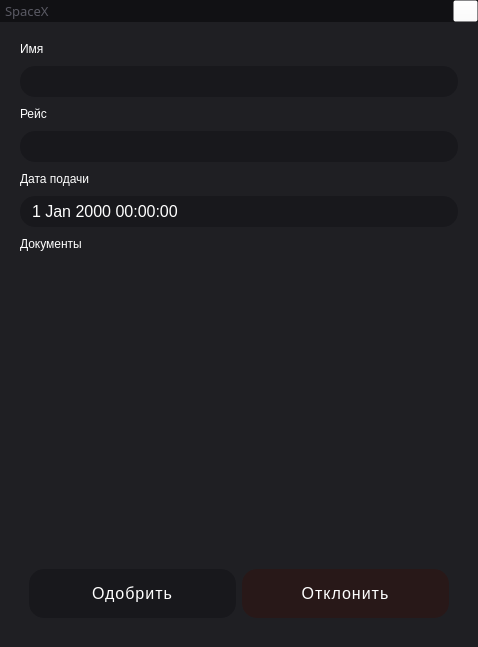
<?xml version="1.0" encoding="UTF-8"?>
<ui version="4.0">
 <class>Form</class>
 <widget class="QWidget" name="Form">
  <property name="geometry">
   <rect>
    <x>0</x>
    <y>0</y>
    <width>478</width>
    <height>647</height>
   </rect>
  </property>
  <property name="windowTitle">
   <string>Form</string>
  </property>
  <property name="styleSheet">
   <string notr="true">#ButtonClose {
	background-color: rgba(255, 255, 255, 0);
}

#NavBar {
	background-color: #111114;
}

#NavBar_Title, #NavBar_User {
	color: #595963;
	margin-left: 2px;
}

#Main {
	background:#1f1f23;
	color: #fff;
}

QLabel {
	color: #fff;
}

QLineEdit, QComboBox, QSpinBox, QDateTimeEdit {
	border-radius: 15px;
	background-color: #18181c;
    color: #fff;
	font-size: 16px;
	padding: 5px 10px;
	white-space: none;
}</string>
  </property>
  <layout class="QVBoxLayout" name="verticalLayout">
   <property name="spacing">
    <number>0</number>
   </property>
   <property name="leftMargin">
    <number>0</number>
   </property>
   <property name="topMargin">
    <number>0</number>
   </property>
   <property name="rightMargin">
    <number>0</number>
   </property>
   <property name="bottomMargin">
    <number>0</number>
   </property>
   <item>
    <widget class="QWidget" name="NavBar" native="true">
     <property name="maximumSize">
      <size>
       <width>16777215</width>
       <height>25</height>
      </size>
     </property>
     <property name="cursor">
      <cursorShape>OpenHandCursor</cursorShape>
     </property>
     <layout class="QHBoxLayout">
      <property name="spacing">
       <number>0</number>
      </property>
      <property name="leftMargin">
       <number>0</number>
      </property>
      <property name="topMargin">
       <number>0</number>
      </property>
      <property name="rightMargin">
       <number>0</number>
      </property>
      <property name="bottomMargin">
       <number>0</number>
      </property>
      <item>
       <widget class="QLabel" name="NavBar_Title">
        <property name="font">
         <font>
          <family>Montserrat Medium</family>
          <pointsize>10</pointsize>
         </font>
        </property>
        <property name="cursor">
         <cursorShape>OpenHandCursor</cursorShape>
        </property>
        <property name="text">
         <string>SpaceX</string>
        </property>
       </widget>
      </item>
      <item>
       <spacer name="Spacer1">
        <property name="orientation">
         <enum>Qt::Horizontal</enum>
        </property>
        <property name="sizeHint" stdset="0">
         <size>
          <width>40</width>
          <height>20</height>
         </size>
        </property>
       </spacer>
      </item>
      <item>
       <widget class="QPushButton" name="ButtonClose">
        <property name="maximumSize">
         <size>
          <width>25</width>
          <height>25</height>
         </size>
        </property>
        <property name="cursor">
         <cursorShape>PointingHandCursor</cursorShape>
        </property>
        <property name="autoFillBackground">
         <bool>false</bool>
        </property>
        <property name="text">
         <string/>
        </property>
        <property name="icon">
         <iconset>
          <normaloff>../img/close-icon.png</normaloff>../img/close-icon.png</iconset>
        </property>
        <property name="iconSize">
         <size>
          <width>25</width>
          <height>25</height>
         </size>
        </property>
       </widget>
      </item>
     </layout>
    </widget>
   </item>
   <item>
    <widget class="QWidget" name="Main" native="true">
     <layout class="QVBoxLayout" name="verticalLayout_2">
      <property name="spacing">
       <number>10</number>
      </property>
      <property name="leftMargin">
       <number>20</number>
      </property>
      <property name="topMargin">
       <number>20</number>
      </property>
      <property name="rightMargin">
       <number>20</number>
      </property>
      <property name="bottomMargin">
       <number>20</number>
      </property>
      <item>
       <widget class="QLabel" name="NameLabel">
        <property name="text">
         <string>Имя</string>
        </property>
       </widget>
      </item>
      <item>
       <widget class="QLineEdit" name="NameEdit">
        <property name="readOnly">
         <bool>true</bool>
        </property>
       </widget>
      </item>
      <item>
       <widget class="QLabel" name="FlightLabel">
        <property name="text">
         <string>Рейс</string>
        </property>
       </widget>
      </item>
      <item>
       <widget class="QLineEdit" name="FlightEdit"/>
      </item>
      <item>
       <widget class="QLabel" name="DateTimeLabel">
        <property name="text">
         <string>Дата подачи</string>
        </property>
       </widget>
      </item>
      <item>
       <widget class="QDateTimeEdit" name="DateTimeEdit">
        <property name="frame">
         <bool>true</bool>
        </property>
        <property name="readOnly">
         <bool>true</bool>
        </property>
        <property name="buttonSymbols">
         <enum>QAbstractSpinBox::NoButtons</enum>
        </property>
       </widget>
      </item>
      <item>
       <widget class="QLabel" name="DocsLabel">
        <property name="text">
         <string>Документы</string>
        </property>
       </widget>
      </item>
      <item>
       <widget class="QScrollArea" name="Docs">
        <property name="styleSheet">
         <string notr="true">background-color: rgba(255, 255, 255, 0);
border: 0px;</string>
        </property>
        <property name="frameShape">
         <enum>QFrame::NoFrame</enum>
        </property>
        <property name="frameShadow">
         <enum>QFrame::Plain</enum>
        </property>
        <property name="verticalScrollBarPolicy">
         <enum>Qt::ScrollBarAlwaysOff</enum>
        </property>
        <property name="widgetResizable">
         <bool>true</bool>
        </property>
        <widget class="QWidget" name="Content">
         <property name="geometry">
          <rect>
           <x>0</x>
           <y>0</y>
           <width>438</width>
           <height>148</height>
          </rect>
         </property>
         <layout class="QHBoxLayout" name="horizontalLayout"/>
        </widget>
       </widget>
      </item>
      <item>
       <spacer name="Spacer">
        <property name="orientation">
         <enum>Qt::Vertical</enum>
        </property>
        <property name="sizeHint" stdset="0">
         <size>
          <width>20</width>
          <height>40</height>
         </size>
        </property>
       </spacer>
      </item>
      <item>
       <widget class="QWidget" name="horizontalWidget" native="true">
        <property name="styleSheet">
         <string notr="true">QPushButton {
	border-radius: 15px;
	background-color: #18181c;
    color: #fff;
	font-size: 16px;
	letter-spacing: 1px;
	padding: 15px;
}

QPushButton:hover {
	background-color: #1f1f23;
    color: #fff;
}

#NoButton {
	background: rgb(40, 24, 24)
}</string>
        </property>
        <layout class="QHBoxLayout" name="Buttons">
         <item>
          <widget class="QPushButton" name="YesButton">
           <property name="text">
            <string>Одобрить</string>
           </property>
          </widget>
         </item>
         <item>
          <widget class="QPushButton" name="NoButton">
           <property name="text">
            <string>Отклонить</string>
           </property>
          </widget>
         </item>
        </layout>
       </widget>
      </item>
     </layout>
    </widget>
   </item>
  </layout>
 </widget>
 <resources/>
 <connections/>
</ui>
